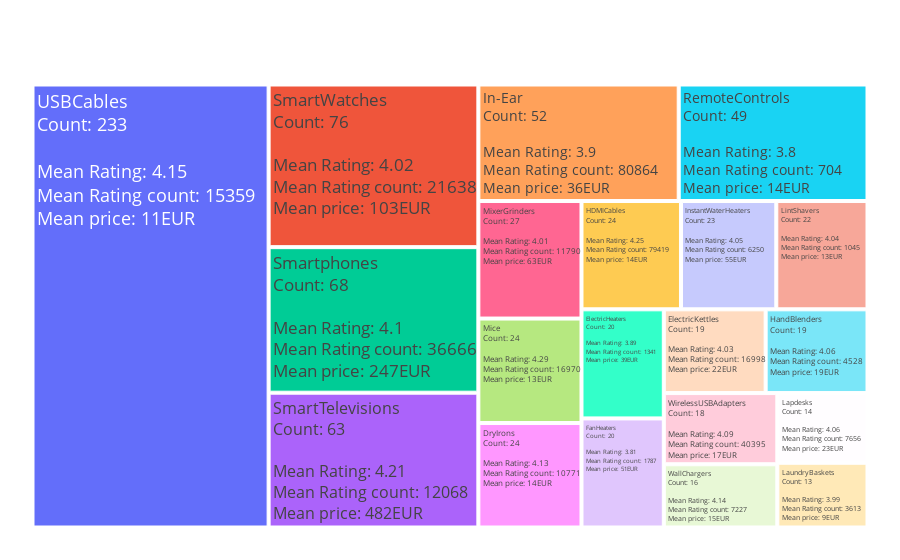

The notebook cell this image was saved under:
### Code cell
category_stats = (
    df.groupby("category_last", as_index=False)
      .agg(count=("category_last", "size"),
           mean_rating=("rating", "mean"),
           mean_rating_count=("rating_count", "mean"),
           mean_actual_price_eur=("actual_price_eur", "mean"),
           mean_discount_percentage=("discount_percentage", "mean"),
           mean_revenue_estimation_eur=("revenue_estimation_eur", "mean"))
)

category_stats = category_stats.sort_values("count", ascending=False).head(20)
category_stats["mean_rating_count"] = category_stats["mean_rating_count"].round(0).astype(int).astype(str)
category_stats["mean_actual_price_eur"] = category_stats["mean_actual_price_eur"].round(0).astype(int).astype(str)
category_stats["mean_discount_percentage"] = category_stats["mean_discount_percentage"].round(2).astype(float)
category_stats["mean_revenue_estimation_eur"] = category_stats["mean_revenue_estimation_eur"].round(2).astype(float)
d(category_stats)
category_stats["label"] = (
    category_stats["category_last"] +
    "<br>Count: " + category_stats["count"].astype(str) +
    "<br><br>Mean Rating: " + category_stats["mean_rating"].round(2).astype(str) + 
    "<br>Mean Rating count: " + category_stats["mean_rating_count"] + 
    "<br>Mean price: " + category_stats["mean_actual_price_eur"] + "EUR"

)

filtered_df = df[df["category_last"].isin(category_stats["category_last"])]

fig = px.treemap(
    category_stats,
    path=["label"],
    values="count"
)

fig.update_traces(
    textinfo="label",
    textfont_size=18
)

fig.update_layout(
    margin=dict(t=50, l=25, r=25, b=25)
)

fig.show()
fig.write_html("treemap_category_count_rating.html")
plt.close()

### Figure 1 — Plotly figure (JSON) as saved in the notebook; plotly's stock layout.template omitted (floating-point values rounded to 4 significant figures)
{"data": [{"branchvalues": "total", "domain": {"x": [0, 1], "y": [0, 1]}, "hovertemplate": "labels=%{label}<br>count=%{value}<br>parent=%{parent}<br>id=%{id}<extra></extra>", "ids": ["USBCables<br>Count: 233<br><br>Mean Rating: 4.15<br>Mean Rating count: 15359<br>Mean price: 11EUR", "SmartWatches<br>Count: 76<br><br>Mean Rating: 4.02<br>Mean Rating count: 21638<br>Mean price: 103EUR", "Smartphones<br>Count: 68<br><br>Mean Rating: 4.1<br>Mean Rating count: 36666<br>Mean price: 247EUR", "SmartTelevisions<br>Count: 63<br><br>Mean Rating: 4.21<br>Mean Rating count: 12068<br>Mean price: 482EUR", "In-Ear<br>Count: 52<br><br>Mean Rating: 3.9<br>Mean Rating count: 80864<br>Mean price: 36EUR", "RemoteControls<br>Count: 49<br><br>Mean Rating: 3.8<br>Mean Rating count: 704<br>Mean price: 14EUR", "MixerGrinders<br>Count: 27<br><br>Mean Rating: 4.01<br>Mean Rating count: 11790<br>Mean price: 63EUR", "Mice<br>Count: 24<br><br>Mean Rating: 4.29<br>Mean Rating count: 16970<br>Mean price: 13EUR", "DryIrons<br>Count: 24<br><br>Mean Rating: 4.13<br>Mean Rating count: 10771<br>Mean price: 14EUR", "HDMICables<br>Count: 24<br><br>Mean Rating: 4.25<br>Mean Rating count: 79419<br>Mean price: 14EUR", "InstantWaterHeaters<br>Count: 23<br><br>Mean Rating: 4.05<br>Mean Rating count: 6250<br>Mean price: 55EUR", "LintShavers<br>Count: 22<br><br>Mean Rating: 4.04<br>Mean Rating count: 1045<br>Mean price: 13EUR", "ElectricHeaters<br>Count: 20<br><br>Mean Rating: 3.89<br>Mean Rating count: 1341<br>Mean price: 39EUR", "FanHeaters<br>Count: 20<br><br>Mean Rating: 3.81<br>Mean Rating count: 1787<br>Mean price: 51EUR", "ElectricKettles<br>Count: 19<br><br>Mean Rating: 4.03<br>Mean Rating count: 16998<br>Mean price: 22EUR", "HandBlenders<br>Count: 19<br><br>Mean Rating: 4.06<br>Mean Rating count: 4528<br>Mean price: 19EUR", "WirelessUSBAdapters<br>Count: 18<br><br>Mean Rating: 4.09<br>Mean Rating count: 40395<br>Mean price: 17EUR", "WallChargers<br>Count: 16<br><br>Mean Rating: 4.14<br>Mean Rating count: 7227<br>Mean price: 15EUR", "Lapdesks<br>Count: 14<br><br>Mean Rating: 4.06<br>Mean Rating count: 7656<br>Mean price: 23EUR", "LaundryBaskets<br>Count: 13<br><br>Mean Rating: 3.99<br>Mean Rating count: 3613<br>Mean price: 9EUR"], "labels": ["USBCables<br>Count: 233<br><br>Mean Rating: 4.15<br>Mean Rating count: 15359<br>Mean price: 11EUR", "SmartWatches<br>Count: 76<br><br>Mean Rating: 4.02<br>Mean Rating count: 21638<br>Mean price: 103EUR", "Smartphones<br>Count: 68<br><br>Mean Rating: 4.1<br>Mean Rating count: 36666<br>Mean price: 247EUR", "SmartTelevisions<br>Count: 63<br><br>Mean Rating: 4.21<br>Mean Rating count: 12068<br>Mean price: 482EUR", "In-Ear<br>Count: 52<br><br>Mean Rating: 3.9<br>Mean Rating count: 80864<br>Mean price: 36EUR", "RemoteControls<br>Count: 49<br><br>Mean Rating: 3.8<br>Mean Rating count: 704<br>Mean price: 14EUR", "MixerGrinders<br>Count: 27<br><br>Mean Rating: 4.01<br>Mean Rating count: 11790<br>Mean price: 63EUR", "Mice<br>Count: 24<br><br>Mean Rating: 4.29<br>Mean Rating count: 16970<br>Mean price: 13EUR", "DryIrons<br>Count: 24<br><br>Mean Rating: 4.13<br>Mean Rating count: 10771<br>Mean price: 14EUR", "HDMICables<br>Count: 24<br><br>Mean Rating: 4.25<br>Mean Rating count: 79419<br>Mean price: 14EUR", "InstantWaterHeaters<br>Count: 23<br><br>Mean Rating: 4.05<br>Mean Rating count: 6250<br>Mean price: 55EUR", "LintShavers<br>Count: 22<br><br>Mean Rating: 4.04<br>Mean Rating count: 1045<br>Mean price: 13EUR", "ElectricHeaters<br>Count: 20<br><br>Mean Rating: 3.89<br>Mean Rating count: 1341<br>Mean price: 39EUR", "FanHeaters<br>Count: 20<br><br>Mean Rating: 3.81<br>Mean Rating count: 1787<br>Mean price: 51EUR", "ElectricKettles<br>Count: 19<br><br>Mean Rating: 4.03<br>Mean Rating count: 16998<br>Mean price: 22EUR", "HandBlenders<br>Count: 19<br><br>Mean Rating: 4.06<br>Mean Rating count: 4528<br>Mean price: 19EUR", "WirelessUSBAdapters<br>Count: 18<br><br>Mean Rating: 4.09<br>Mean Rating count: 40395<br>Mean price: 17EUR", "WallChargers<br>Count: 16<br><br>Mean Rating: 4.14<br>Mean Rating count: 7227<br>Mean price: 15EUR", "Lapdesks<br>Count: 14<br><br>Mean Rating: 4.06<br>Mean Rating count: 7656<br>Mean price: 23EUR", "LaundryBaskets<br>Count: 13<br><br>Mean Rating: 3.99<br>Mean Rating count: 3613<br>Mean price: 9EUR"], "name": "", "parents": ["", "", "", "", "", "", "", "", "", "", "", "", "", "", "", "", "", "", "", ""], "textfont": {"size": 18}, "textinfo": "label", "type": "treemap", "values": [233.0, 76.0, 68.0, 63.0, 52.0, 49.0, 27.0, 24.0, 24.0, 24.0, 23.0, 22.0, 20.0, 20.0, 19.0, 19.0, 18.0, 16.0, 14.0, 13.0]}], "layout": {"autosize": true, "legend": {"tracegroupgap": 0}, "margin": {"b": 25, "l": 25, "r": 25, "t": 50}}}
